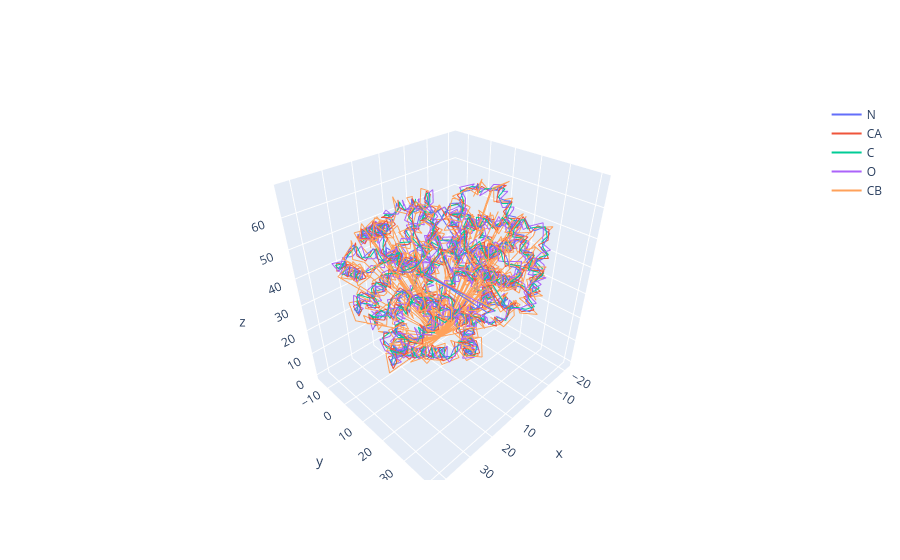

The notebook cell saved with this chart:
### Code cell
import graphein.protein.tensor as gpt
coords = gpt.io.protein_df_to_tensor(df)

print(coords.shape)
gpt.plot.plot_structure(coords)

### Figure 1 — Plotly figure (JSON) as saved in the notebook; plotly's stock layout.template omitted (floating-point values rounded to 4 significant figures; data arrays with more than 128 entries replaced by an {"elided": "..."} marker saying what was removed)
{"data": [{"mode": "lines", "name": "N", "type": "scatter3d", "x": {"elided": "574 float values"}, "y": {"elided": "574 float values"}, "z": {"elided": "574 float values"}}, {"mode": "lines", "name": "CA", "type": "scatter3d", "x": {"elided": "574 float values"}, "y": {"elided": "574 float values"}, "z": {"elided": "574 float values"}}, {"mode": "lines", "name": "C", "type": "scatter3d", "x": {"elided": "574 float values"}, "y": {"elided": "574 float values"}, "z": {"elided": "574 float values"}}, {"mode": "lines", "name": "O", "type": "scatter3d", "x": {"elided": "574 float values"}, "y": {"elided": "574 float values"}, "z": {"elided": "574 float values"}}, {"mode": "lines", "name": "CB", "type": "scatter3d", "x": {"elided": "574 float values"}, "y": {"elided": "574 float values"}, "z": {"elided": "574 float values"}}], "layout": {}}
